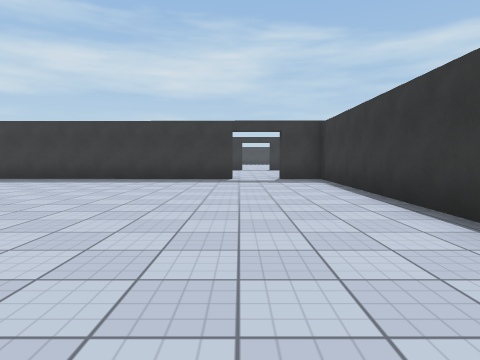
view 1 (above)

23 first-person views from a walk through a 3-D level made in the Unity game engine. The camera is 1.2 m above the floor, tilts 4° down and sees 75° across. Doors are open. The floor is counted in squares, 2 m on a side. Each view is taken from the middle of a square. On the plan, view 1 faces up. The plan holds only what a view shows up to about 9 squares ahead; the rest is blank. The place goes on beyond the plan. The player is left out. Surface patterns are stand-ins for the level's own textures.

view 2
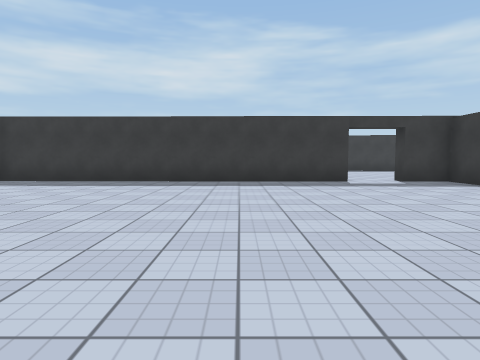

view 3
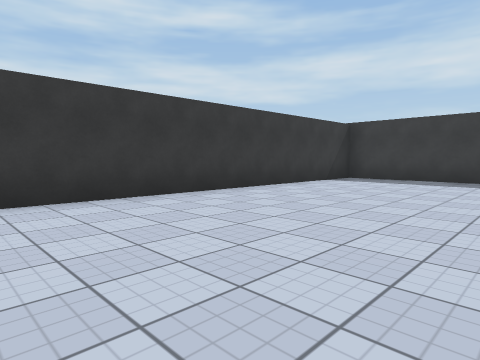

view 4
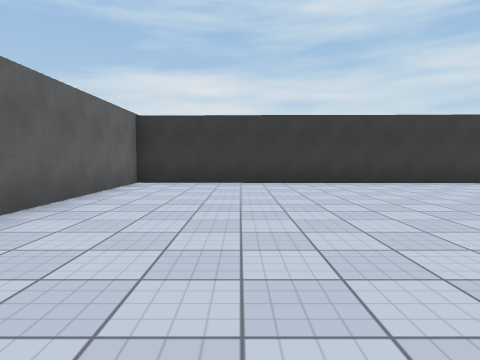

view 5
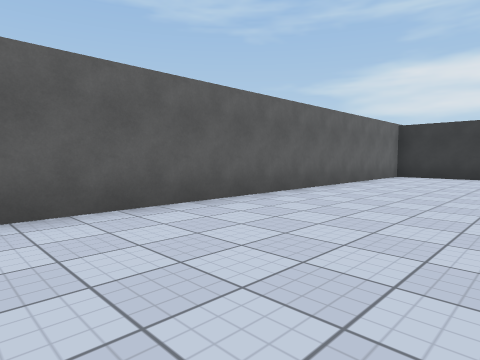

view 6
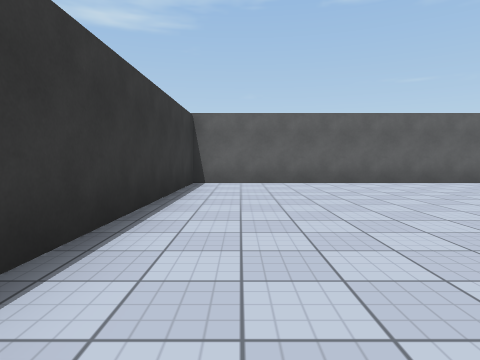

view 7
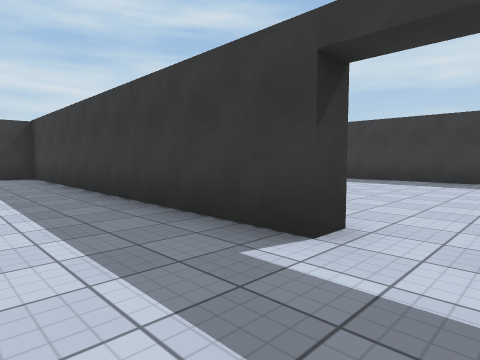

view 8
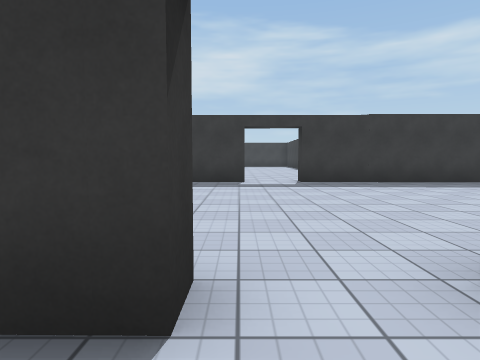

view 9
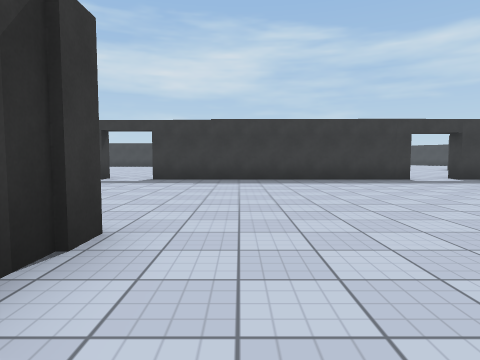

view 10
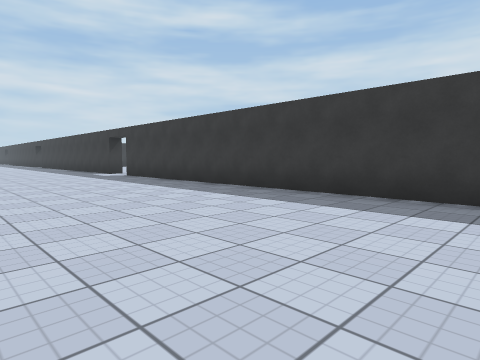

view 11
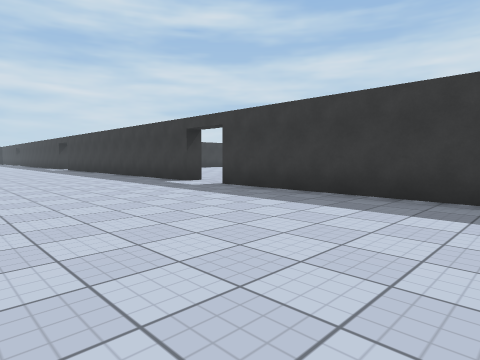

view 12
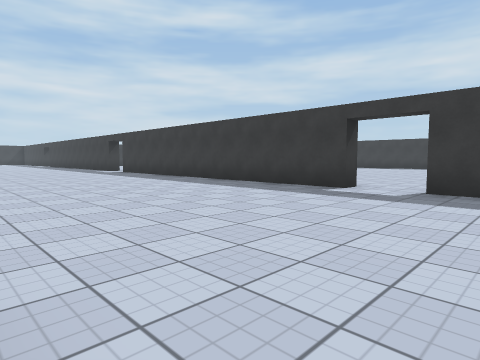

view 13
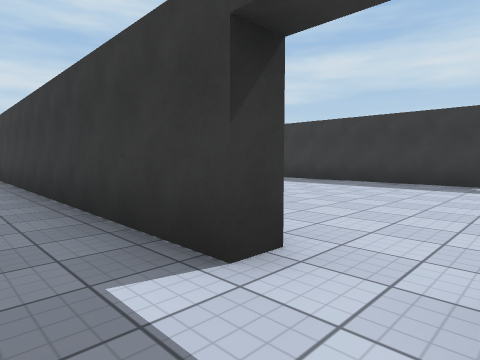

view 14
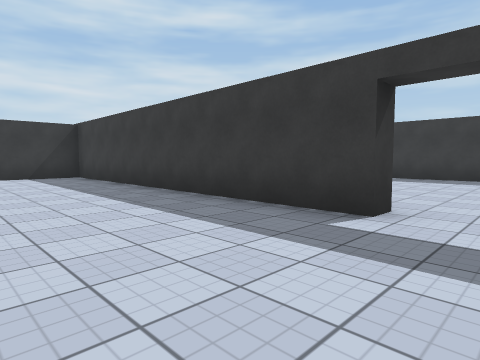

view 15
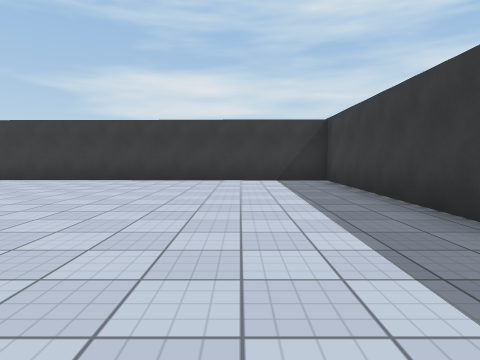

view 16
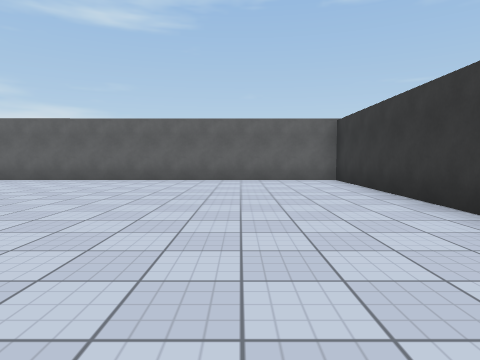

view 17
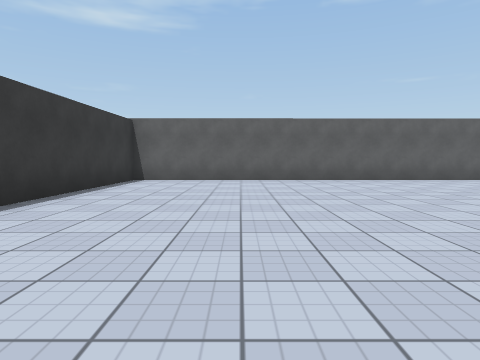

view 18
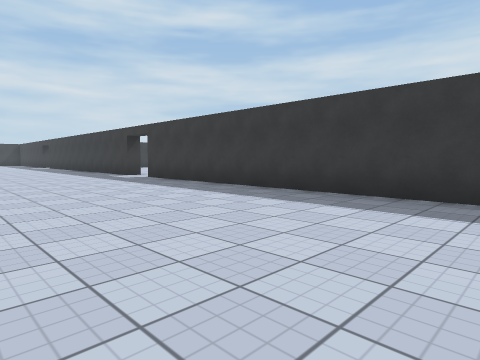

view 19
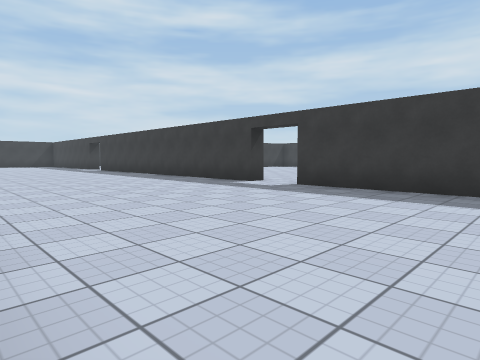

view 20
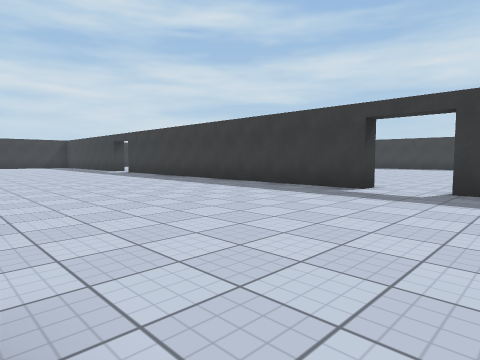

view 21
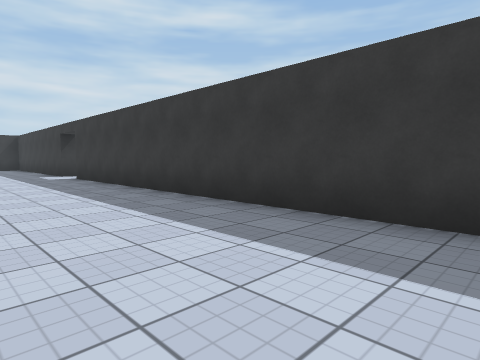

view 22
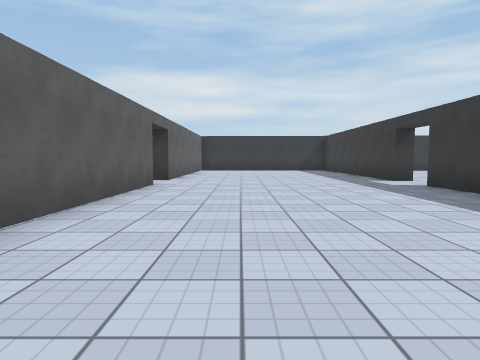

view 23
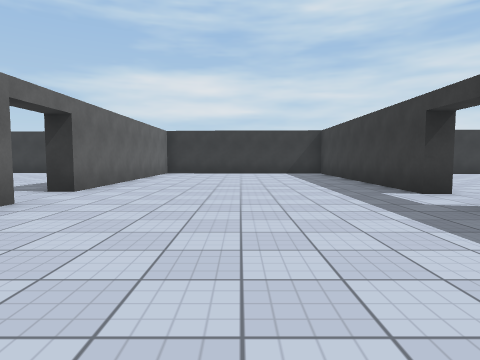

### Floor plan
Ten units are one square. View 1 is at (0, 0); x grows to the right and y downward. Boxes are objects, and circles mark ways between rooms. Rooms are numbered by the first view taken in them; rooms with no view inside come last. Other rooms are left out.
<svg viewBox="-396 -170 487 200">
<path fill="none" stroke="#000" d="M-2 -90 -94 -92 -96 25 21 25 23 -90 12 -90M-119 -159 -221 -160M-2 -96 -2 -90M1 -158 -105 -159M12 -90 12 -96M-236 -160 -338 -161M28 -95 28 -85M86 -158 15 -158M-342 -100 -295 -100M-352 -161 -391 -161M-390 -101 -356 -101M-123 -92 -214 -93 -216 25 -101 25 -100 -22"/>
<circle cx="3" cy="-93" r="3" fill="#2a7"/>
<circle cx="-115" cy="-95" r="3" fill="#2a7"/>
<text x="-40" y="-30">1</text>
<text x="-110" y="-110">2</text>
<text x="-160" y="-30">3</text>
</svg>
Room 1 opens to room 2. Room 2 opens to room 3.

Where each view was taken, in squares from view 1:
view 1: 0 up, 0 right, facing up
view 2: 1 up, 3 left, facing up
view 3: 0 up, 5 left, facing up-left
view 4: 0 up, 2 left, facing left
view 5: 1 up, 1 right, facing down-left
view 6: 5 up, 1 right, facing down
view 7: 7 up, 1 right, facing up-left
view 8: 8 up, 0 right, facing up
view 9: 7 up, 4 right, facing up
view 10: 11 up, 0 right, facing up-left
view 11: 11 up, 5 left, facing up-left
view 12: 10 up, 9 left, facing up-left
view 13: 8 up, 11 left, facing up-left
view 14: 6 up, 11 left, facing up-left
view 15: 7 up, 13 left, facing left
view 16: 6 up, 19 left, facing down
view 17: 6 up, 13 left, facing down
view 18: 11 up, 13 left, facing up-left
view 19: 10 up, 18 left, facing up-left
view 20: 10 up, 21 left, facing up-left
view 21: 13 up, 24 left, facing up-left
view 22: 12 up, 27 left, facing left
view 23: 13 up, 30 left, facing left
